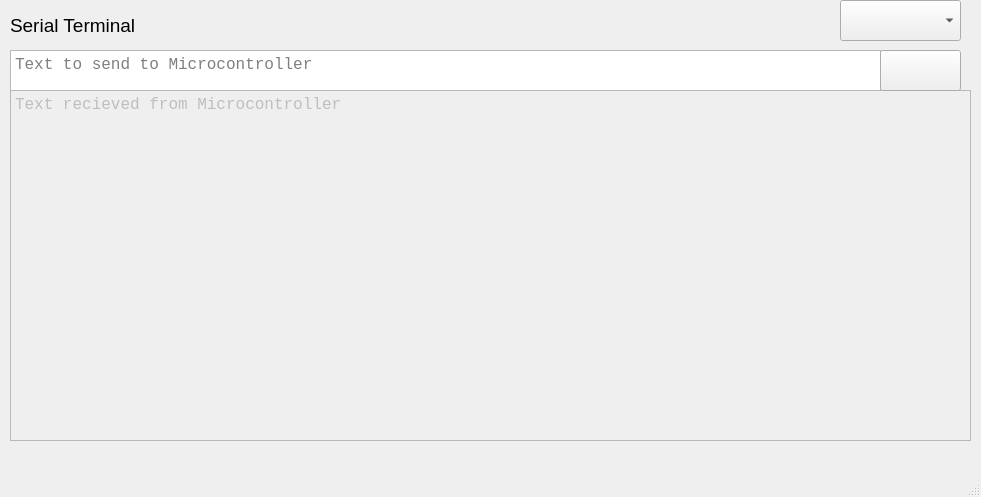
<?xml version="1.0" encoding="UTF-8"?>
<ui version="4.0">
 <class>serialTerminal</class>
 <widget class="QMainWindow" name="serialTerminal">
  <property name="geometry">
   <rect>
    <x>0</x>
    <y>0</y>
    <width>981</width>
    <height>497</height>
   </rect>
  </property>
  <property name="windowTitle">
   <string>Serial Terminal </string>
  </property>
  <widget class="QWidget" name="centralwidget">
   <widget class="QPlainTextEdit" name="txtRecieved">
    <property name="enabled">
     <bool>false</bool>
    </property>
    <property name="geometry">
     <rect>
      <x>10</x>
      <y>90</y>
      <width>961</width>
      <height>351</height>
     </rect>
    </property>
    <property name="font">
     <font>
      <family>Courier New</family>
      <pointsize>12</pointsize>
     </font>
    </property>
    <property name="plainText">
     <string>Text recieved from Microcontroller</string>
    </property>
   </widget>
   <widget class="QTextEdit" name="txtToSend">
    <property name="geometry">
     <rect>
      <x>10</x>
      <y>50</y>
      <width>871</width>
      <height>41</height>
     </rect>
    </property>
    <property name="font">
     <font>
      <family>Courier New</family>
      <pointsize>12</pointsize>
     </font>
    </property>
    <property name="placeholderText">
     <string>Text to send to Microcontroller</string>
    </property>
   </widget>
   <widget class="QPushButton" name="btnSend">
    <property name="geometry">
     <rect>
      <x>880</x>
      <y>50</y>
      <width>81</width>
      <height>41</height>
     </rect>
    </property>
    <property name="text">
     <string/>
    </property>
    <property name="icon">
     <iconset>
      <normaloff>send.svg</normaloff>send.svg</iconset>
    </property>
    <property name="iconSize">
     <size>
      <width>32</width>
      <height>32</height>
     </size>
    </property>
   </widget>
   <widget class="QComboBox" name="cmbSerialPorts">
    <property name="geometry">
     <rect>
      <x>840</x>
      <y>0</y>
      <width>121</width>
      <height>41</height>
     </rect>
    </property>
   </widget>
   <widget class="QLabel" name="label">
    <property name="geometry">
     <rect>
      <x>800</x>
      <y>10</y>
      <width>25</width>
      <height>25</height>
     </rect>
    </property>
    <property name="text">
     <string/>
    </property>
    <property name="pixmap">
     <pixmap>settings.svg</pixmap>
    </property>
    <property name="scaledContents">
     <bool>true</bool>
    </property>
   </widget>
   <widget class="QLabel" name="label_2">
    <property name="geometry">
     <rect>
      <x>10</x>
      <y>10</y>
      <width>361</width>
      <height>31</height>
     </rect>
    </property>
    <property name="font">
     <font>
      <family>Arial</family>
      <pointsize>14</pointsize>
      <weight>10</weight>
      <italic>false</italic>
      <bold>false</bold>
     </font>
    </property>
    <property name="styleSheet">
     <string notr="true">font: 87 14pt &quot;Arial&quot;;</string>
    </property>
    <property name="text">
     <string>Serial Terminal </string>
    </property>
   </widget>
  </widget>
  <widget class="QMenuBar" name="menubar">
   <property name="geometry">
    <rect>
     <x>0</x>
     <y>0</y>
     <width>981</width>
     <height>26</height>
    </rect>
   </property>
  </widget>
  <widget class="QStatusBar" name="statusbar"/>
 </widget>
 <resources/>
 <connections/>
</ui>
